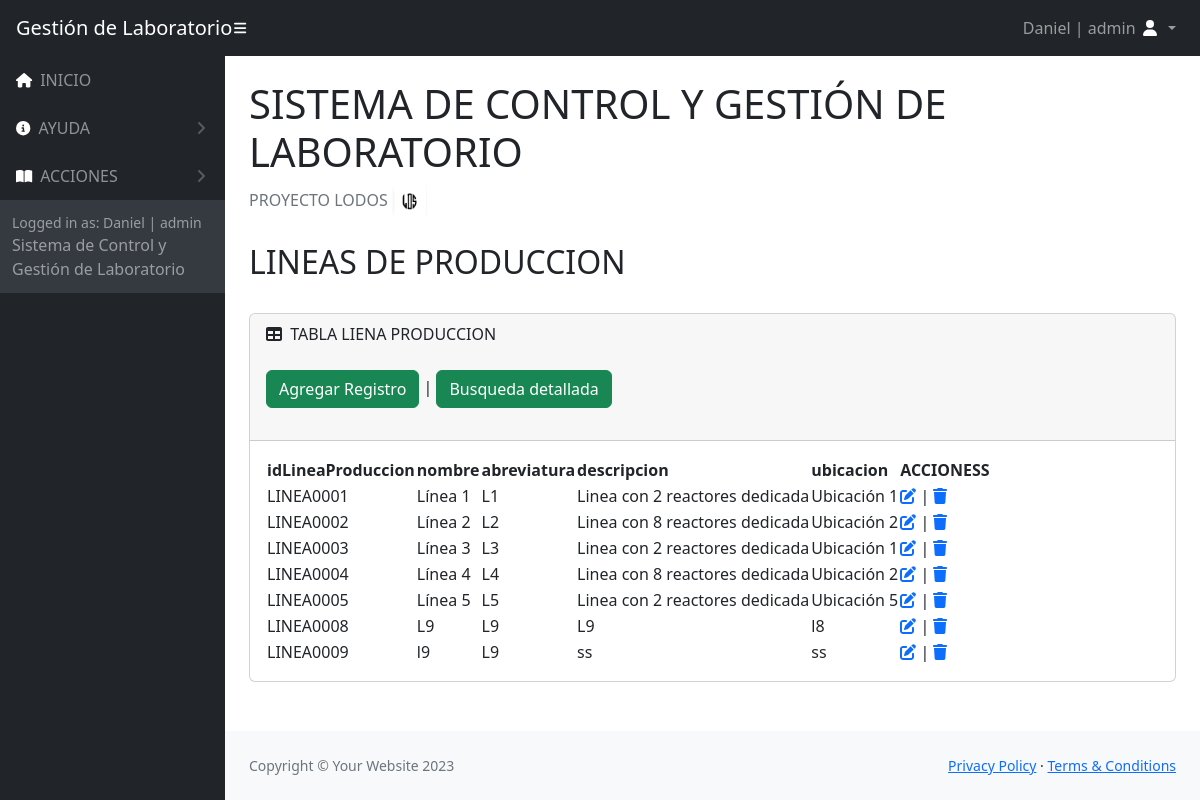
/Vistas/acciones/accionesLinea/indexLinea.php (signed in), run on the app's committed database.
### tables this page shows
CREATE TABLE `lineaproduccion` (
  `idLineaProduccion` varchar(15) NOT NULL,
  `nombre` varchar(30) DEFAULT NULL,
  `abreviatura` varchar(5) DEFAULT NULL,
  `descripcion` varchar(30) DEFAULT NULL,
  `ubicacion` varchar(30) DEFAULT NULL
);

### Vistas/acciones/accionesLinea/indexLinea.php (the view, shortened to what this page needs)
<?php
require_once('../../../Controlador/Conexion_DB/config.php');
    $stmt = $connectDB->prepare('SELECT * FROM lineaproduccion');
    $stmt->execute();
    $allData = $stmt->fetchAll();
?>
<!DOCTYPE html>
<html lang="es">
    <head>
        <link href="https://cdn.jsdelivr.net/npm/simple-datatables@7.1.2/dist/style.min.css" rel="stylesheet" />
        <link href="../../../assets/css/styles.css" rel="stylesheet" />
    </head>
    <body class="sb-nav-fixed">
    <nav class="sb-topnav navbar navbar-expand navbar-dark bg-dark">
            <a class="navbar-brand ps-3" href="../../../index.php">Gestión de Laboratorio</a>
            <button class="btn btn-link btn-sm order-1 order-lg-0 me-4 me-lg-0" id="sidebarToggle" href="#!"><i class="fas fa-bars" style="color: #ffffff;"></i></button>
            <ul class="navbar-nav ms-auto me-0 me-md-3 my-2 my-md-0">
                <li class="nav-item dropdown">
                    <a class="nav-link dropdown-toggle" id="navbarDropdown" href="#" role="button" data-bs-toggle="dropdown" aria-expanded="false">
                    <?php  echo $_SESSION["nombreUsuario"]. " | ".  $_SESSION["tipo"];  ?>
                        <i class="fas fa-user fa-fw" style="color: #ffffff;"></i>
                    </a>
                </li>
            </ul>
        </nav>
        <div id="layoutSidenav">
            <div id="layoutSidenav_nav">
                <nav class="sb-sidenav accordion sb-sidenav-dark" id="sidenavAccordion">
                    <div class="sb-sidenav-menu">
                        <div class="nav">
                            <a class="nav-link" href="../../../index.php">
                                <div class="sb-nav-link-icon"><i class="fa-solid fa-house" style="color: #ffffff;"></i></div>
                                INICIO
                            </a>
                            <?php  if( $_SESSION["tipo"] == "admin") {  ?>
                            <a class="nav-link collapsed" href="#" data-bs-toggle="collapse" data-bs-target="#collapseLayouts" aria-expanded="false" aria-controls="collapseLayouts">
                                <div class="sb-nav-link-icon"><i class="fa-solid fa-circle-info" style="color: #ffffff;"></i></div>
                                AYUDA
                                <div class="sb-sidenav-collapse-arrow"><i class="fas fa-angle-down"></i></div>
                            </a>
                            <?php  }  ?>
                                <a class="nav-link collapsed" href="#" data-bs-toggle="collapse" data-bs-target="#collapsePages" aria-expanded="false" aria-controls="collapsePages">
                                <div class="sb-nav-link-icon"><i class="fas fa-book-open" style="color: #ffffff;"></i></div>
                                ACCIONES
                                <div class="sb-sidenav-collapse-arrow"><i class="fas fa-angle-down"></i></div>
                            </a>
                    </div>
                    <div class="sb-sidenav-footer">
                        <div class="small">Logged in as: <?php  echo $_SESSION["nombreUsuario"]. " | ".  $_SESSION["tipo"];  ?></div>
                        Sistema de Control y Gestión de Laboratorio
                    </div>
                </nav>
            </div>
            <div id="layoutSidenav_content">
                <main>
                    <div class="container-fluid px-4">
                        <h1 class="mt-4">SISTEMA DE CONTROL Y GESTIÓN DE LABORATORIO</h1>
                        <ol class="breadcrumb mb-4">
                            <li class="breadcrumb-item active">PROYECTO LODOS <img style="width: 35px !important; height: 35px !important; padding:0px !important;" src="../../../assets/img/logoLODOS.PNG" alt="ss2"></li>
                        </ol>
                        <h2>LINEAS DE PRODUCCION</h2>
                        <br>
                        <div class="card mb-4">
                            <div class="card-header">
                                <i class="fas fa-table me-1"></i>
                                TABLA LIENA PRODUCCION
                                <br>
                                <br/>
                                <a name="" id="" class="btn btn-success" href="nuevaLinea.php" role="button">Agregar Registro</a>  | <a  name="" id="" class="btn btn-success" href="buscarLinea.php" role="button">Busqueda detallada</a>
                                <br>
                                <br/>
                            </div>
                            <div class="card-body">
                                <table id="datatablesSimple">
                                    <thead>
                                        <tr>
                                            <th>idLineaProduccion</th>
                                            <th>nombre</th>
                                            <th>abreviatura</th>
                                            <th>descripcion</th>
                                            <th>ubicacion</th>
                                            <th>ACCIONESS</th>
                                        </tr>
                                    </thead>
                                    <tbody>
                                    <?php  foreach($allData as $registro) {  ?>
                                        <tr>
                                            <td><?php  echo $registro['idLineaProduccion']; ?> </td>
                                            <td><?php  echo $registro['nombre']; ?> </td>
                                            <td><?php  echo $registro['abreviatura']; ?> </td>
                                            <td><?php  echo $registro['descripcion']; ?> </td>
                                            <td><?php  echo $registro['ubicacion']; ?> </td>
                                            <td>
                                            <?php
                                            echo '<a href="editarLinea.php?id='.$registro['idLineaProduccion'].'">' ;
                                            echo '<i class="fa-solid fa-pen-to-square"></i>';
                                            echo '</a>';
                                            echo ' | ';
                                            echo '<a href="deleteLinea.php?id='.$registro['idLineaProduccion'].'">' ;
                                            echo '<i class="fa-solid fa-trash"></i>';
                                            echo '</a>';
                                            ?>
                                            </td>
                                        </tr>
                                        <?php  }  ?>
                                    </tbody>
                                </table>
                            </div>
                        </div>
                    </div>
                </main>
                <footer class="py-4 bg-light mt-auto">
                    <div class="container-fluid px-4">
                        <div class="d-flex align-items-center justify-content-between small">
                            <div class="text-muted">Copyright &copy; Your Website 2023</div>
                            <div>
                                <a href="../../../Vistas/Politicas/politicasPrivacidad.php">Privacy Policy</a>
                                &middot;
                                <a href="../../../Vistas/Politicas/politicasUso.php">Terms &amp; Conditions</a>
                            </div>
                        </div>
                    </div>
                </footer>
            </div>
        </div>
    </body>
</html>

### data on the page
lineaproduccion: idLineaProduccion "LINEA0001", nombre "Línea 1", abreviatura "L1", descripcion "Linea con 2 reactores dedicada", ubicacion "Ubicación 1"
lineaproduccion: idLineaProduccion "LINEA0002", nombre "Línea 2", abreviatura "L2", descripcion "Linea con 8 reactores dedicada", ubicacion "Ubicación 2"
lineaproduccion: idLineaProduccion "LINEA0003", nombre "Línea 3", abreviatura "L3", descripcion "Linea con 2 reactores dedicada", ubicacion "Ubicación 1"
lineaproduccion: idLineaProduccion "LINEA0004", nombre "Línea 4", abreviatura "L4", descripcion "Linea con 8 reactores dedicada", ubicacion "Ubicación 2"
lineaproduccion: idLineaProduccion "LINEA0005", nombre "Línea 5", abreviatura "L5", descripcion "Linea con 2 reactores dedicada", ubicacion "Ubicación 5"
lineaproduccion: idLineaProduccion "LINEA0008", nombre "L9", abreviatura "L9", descripcion "L9", ubicacion "l8"
lineaproduccion: idLineaProduccion "LINEA0009", nombre "l9", abreviatura "L9", descripcion "ss", ubicacion "ss"

### other printed values
$_SESSION["nombreUsuario"] "Daniel"
$_SESSION["tipo"] "admin"
